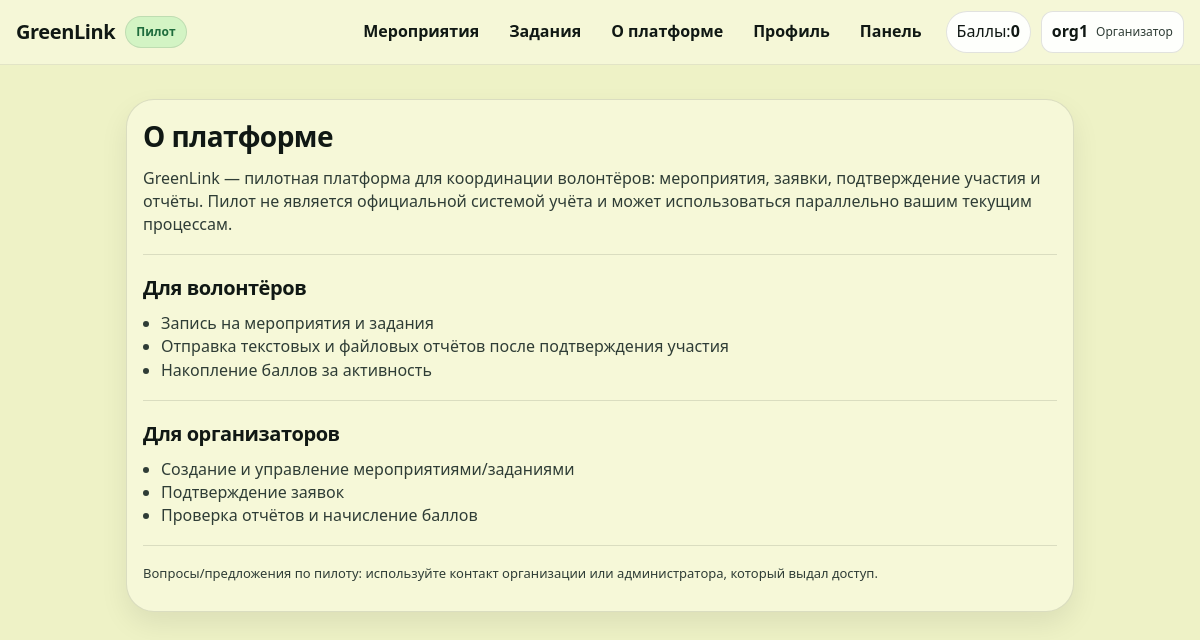
The page /about (signed in) on the database its author committed.
### tables this page shows
CREATE TABLE users (
  id INTEGER PRIMARY KEY AUTOINCREMENT,
  username TEXT NOT NULL UNIQUE,
  password_hash TEXT NOT NULL,
  role TEXT NOT NULL CHECK(role IN ('admin','organizer','volunteer')),
  created_at TEXT NOT NULL,
  is_blocked INTEGER NOT NULL DEFAULT 0,
  warnings_count INTEGER NOT NULL DEFAULT 0,
  last_warning_at TEXT,
  full_name TEXT,
  group_name TEXT,
  faculty TEXT,
  age INTEGER,
  university_id INTEGER,
  points INTEGER NOT NULL DEFAULT 0, education_text TEXT, bio_text TEXT,
  FOREIGN KEY (university_id) REFERENCES universities(id)
);

### app/routes.py (the view)
@bp.route("/about")
def about():
    return render_template("about.html")

### app/auth.py (called while the page is built)
def current_user():
    if "user_id" not in session:
        return None
    if getattr(g, "_current_user", None) is None:
        db = get_db()
        g._current_user = db.execute("SELECT * FROM users WHERE id=?", (session["user_id"],)).fetchone()
    return g._current_user

### app/db.py (called while the page is built)
def get_db():
    if "db" not in g:
        db_path = current_app.config["DB_PATH"]
        os.makedirs(os.path.dirname(os.path.abspath(db_path)), exist_ok=True)
        g.db = sqlite3.connect(db_path)
        g.db.row_factory = sqlite3.Row
        g.db.execute("PRAGMA foreign_keys = ON;")
    return g.db

### app/routes.py (called while the page is built)
@bp.context_processor
def inject_user():
    return {"current_user": current_user()}

### app/templates/about.html
{% extends "base.html" %}
{% block content %}
  <div class="card" style="margin-top:16px;">
    <h1>О платформе</h1>
    <p>
      GreenLink — пилотная платформа для координации волонтёров: мероприятия, заявки, подтверждение участия и отчёты.
      Пилот не является официальной системой учёта и может использоваться параллельно вашим текущим процессам.
    </p>
    <div class="hr"></div>
    <h2>Для волонтёров</h2>
    <ul class="list">
      <li>Запись на мероприятия и задания</li>
      <li>Отправка текстовых и файловых отчётов после подтверждения участия</li>
      <li>Накопление баллов за активность</li>
    </ul>
    <div class="hr"></div>
    <h2>Для организаторов</h2>
    <ul class="list">
      <li>Создание и управление мероприятиями/заданиями</li>
      <li>Подтверждение заявок</li>
      <li>Проверка отчётов и начисление баллов</li>
    </ul>
    <div class="hr"></div>
    <p class="small">
      Вопросы/предложения по пилоту: используйте контакт организации или администратора, который выдал доступ.
    </p>
  </div>
{% endblock %}

### app/templates/base.html (shortened to what this page needs)
<!doctype html>
<html lang="ru">
<head>
  <link rel="stylesheet" href="{{ url_for('static', filename='style.css') }}">
</head>
<body>
  <header class="topbar" id="topbar">
    <div class="container topbar-inner">
      <a class="brand" href="{{ url_for('main.index') }}" aria-label="На главную">
        <span class="brand-name">GreenLink</span>
        <span class="brand-badge">Пилот</span>
      </a>
      <div class="header-panel" id="header-panel">
        <nav class="nav" aria-label="Основная навигация">
          <a class="nav-link" href="{{ url_for('main.events') }}">Мероприятия</a>
          <a class="nav-link" href="{{ url_for('main.tasks') }}">Задания</a>
          <a class="nav-link" href="{{ url_for('main.about') }}">О платформе</a>
          {% if current_user %}
            <a class="nav-link" href="{{ url_for('main.profile') }}">Профиль</a>
            {% if current_user.role in ['admin','organizer'] %}
              <a class="nav-link" href="{{ url_for('main.manage') }}">Панель</a>
            {% endif %}
          {% endif %}
        </nav>
        <div class="top-actions">
          {% if current_user %}
            {% set role_labels = {'admin':'Администратор','organizer':'Организатор','volunteer':'Волонтёр'} %}
            <div class="points">Баллы: <strong>{{ current_user.points }}</strong></div>
            <details class="user">
              <summary class="user-sum">
                <span class="user-name">{{ current_user.username }}</span>
                <span class="user-role">{{ role_labels.get(current_user.role, current_user.role) }}</span>
              </summary>
            </details>
          {% else %}
            <a class="btn ghost" href="{{ url_for('main.login') }}">Войти</a>
            <a class="btn primary" href="{{ url_for('main.register') }}">Регистрация</a>
          {% endif %}
        </div>
      </div>
    </div>
  </header>
  <main class="container page">
    {% block content %}{% endblock %}
  </main>
</body>
</html>

### app/static/style.css (style rules this page uses)
:root { --bg: #f5f7f2; --surface: #ffffff; --surface-2: #fbfcf8; --text: #142019; --muted: #4a5b50; --primary: #2f8f4e; --primary-700: #267641; --primary-50: #e9f6ee; --accent-50: #f2f6de; --border: #e4eae1; --shadow: 0 10px 24px rgba(20, 32, 25, 0.08); --radius: 12px; --radius-lg: 16px; --ring: 0 0 0 3px rgba(47,143,78,0.18); --danger: #b3261e; --danger-50: #fdecea; }
* { box-sizing:border-box; }
html,body { height:100%; }
body { margin:0; font-family: system-ui,-apple-system,"Segoe UI",Roboto,Ubuntu,Cantarell,"Noto Sans",Arial,sans-serif; color:var(--text); background: radial-gradient(1200px 680px at 10% -10%, var(--accent-50), transparent 60%), radial-gradient(1100px 650px at 90% -20%, var(--primary-50), transparent 55%), var(--bg); line-height:1.45; }
a { color:var(--primary); text-decoration:none; }
.container { max-width:1240px; margin:0 auto; padding:0 16px; }
h1,h2,h3 { margin:0 0 10px 0; letter-spacing:-0.02em; }
h1 { font-size:28px; font-weight:800; }
h2 { font-size:20px; font-weight:750; }
p { margin:0 0 12px 0; color:var(--muted); }
.topbar { position: sticky; top: 0; z-index: 50; background: rgba(255,255,255,0.88); backdrop-filter: blur(10px); border-bottom: 1px solid var(--border); }
.topbar-inner { display:flex; align-items:center; justify-content:space-between; gap:12px; min-height:64px; }
.brand { display:flex; align-items:center; gap:10px; color:var(--text); font-weight:900; }
.brand-name { font-size:20px; letter-spacing:-0.02em; }
.brand-badge { display:inline-flex; align-items:center; padding: 6px 10px; font-size:12px; font-weight:750; border-radius:999px; background: var(--primary-50); border: 1px solid rgba(47,143,78,0.18); color: var(--primary-700); }
.header-panel { display:flex; align-items:center; gap:14px; }
.nav { display:flex; align-items:center; gap:10px; }
.nav-link { display:inline-flex; align-items:center; padding: 10px 10px; border-radius: 10px; color: var(--text); font-weight:650; }
.top-actions { display:flex; align-items:center; gap:10px; }
.points { display:inline-flex; align-items:center; padding: 8px 10px; border-radius: 999px; border: 1px solid var(--border); background: rgba(255,255,255,0.9); color: var(--text); white-space: nowrap; }
.user { position:relative; }
.user-sum { list-style:none; display:flex; align-items:center; gap:8px; cursor:pointer; padding: 8px 10px; border: 1px solid var(--border); border-radius: 12px; background: rgba(255,255,255,0.9); }
.user-sum::marker { content:""; }
.user-name { font-weight:750; color:var(--text); }
.user-role { font-size:12px; color:var(--muted); white-space:nowrap; max-width:140px; overflow:hidden; text-overflow:ellipsis; }
.page { padding: 18px 16px 40px; }
.card { background: rgba(255,255,255,0.92); border: 1px solid var(--border); border-radius: var(--radius-lg); box-shadow: 0 8px 22px rgba(20,32,25,0.06); padding: 16px; }
.hr { height:1px; background: var(--border); margin: 18px 0; }
.list { margin: 0; padding-left: 18px; color: var(--muted); }
.small { font-size:13px; color: var(--muted); }
:root { --bg: #eef2c6; --surface: #f6f8d8; --surface-2: #e7ebbd; --text: #101814; --muted: #2f3d36; --primary: #6fe58a; --primary-700: #2f8f4e; --primary-50: rgba(111,229,138,0.18); --border: rgba(16,24,20,0.12); --shadow: 0 12px 28px rgba(0,0,0,0.08); --radius: 18px; --radius-lg: 28px; --ring: 0 0 0 3px rgba(111,229,138,0.28); }
body { background: var(--bg); }
.topbar { background: rgba(246,248,216,0.92); border-bottom: 1px solid rgba(16,24,20,0.08); backdrop-filter: blur(6px); }
.brand-badge { background: rgba(111,229,138,0.25); border: 1px solid rgba(16,24,20,0.10); color: #1f6c3d; }
.card, .side-block, .side, .table-wrap { background: var(--surface); border: 1px solid var(--border); border-radius: var(--radius-lg); box-shadow: var(--shadow); }
@media (min-width: 980px) { main.container.page { max-width: 980px; } }

### rows shown on the page
users: points "0", username "org1", get "Организатор"
